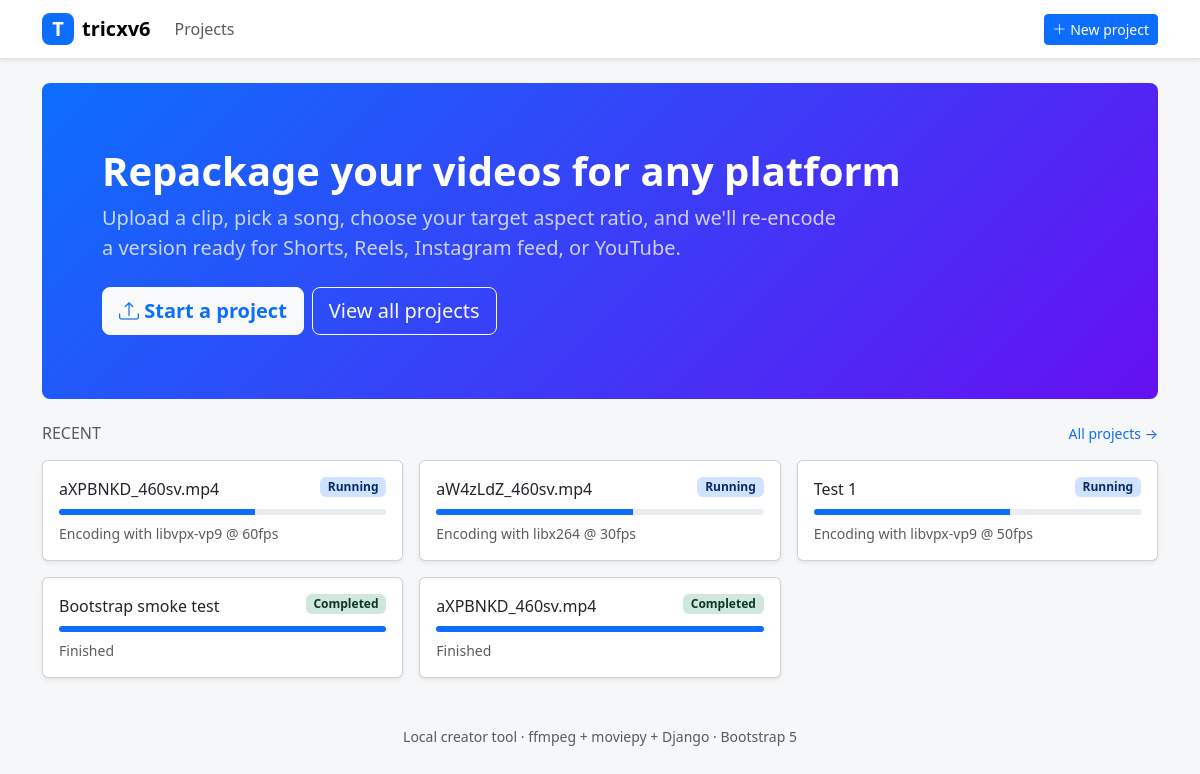
Before: / with the older database file.
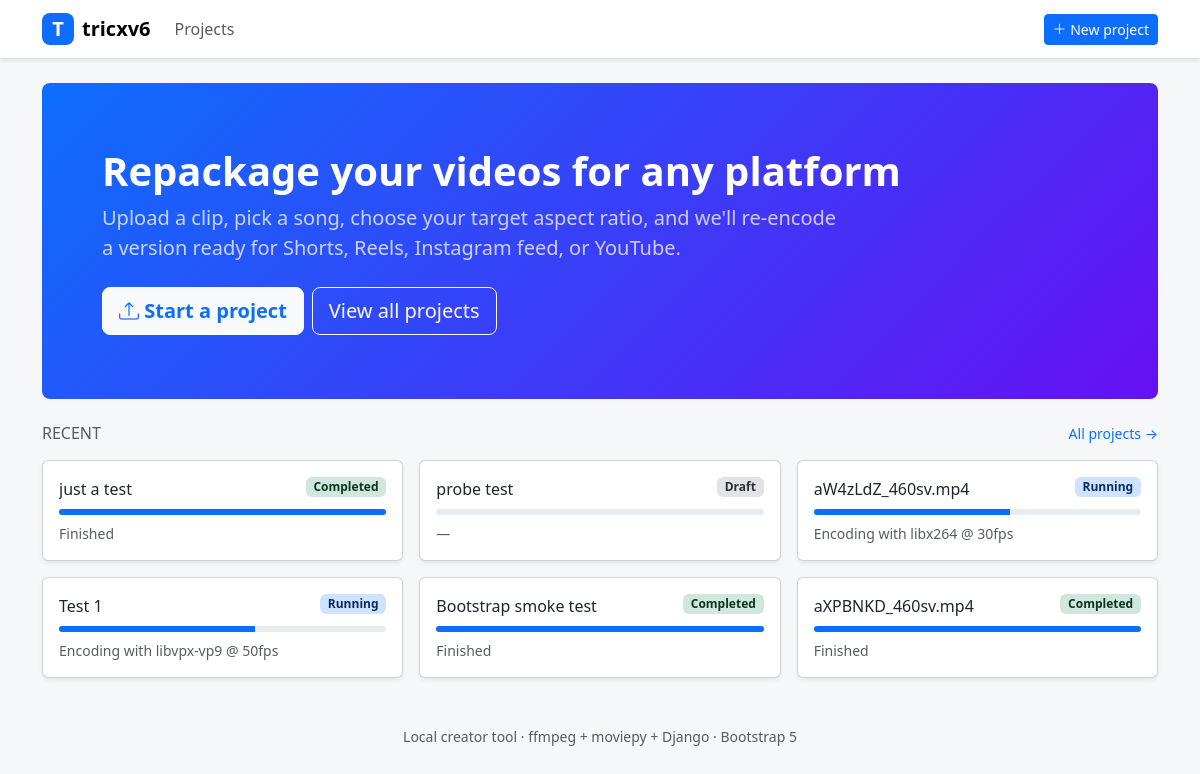
After: the same page with the newer database file.
### projects/models.py (models this page shows, shortened)
class VideoProject(models.Model):
    title = models.CharField(max_length=200, blank=True)
    original = models.FileField(upload_to=upload_to_original)
    original_filename = models.CharField(max_length=255, blank=True)
    duration_seconds = models.FloatField(null=True, blank=True)
    width = models.IntegerField(null=True, blank=True)
    height = models.IntegerField(null=True, blank=True)
    song_url = models.URLField(blank=True)
    song_file = models.FileField(upload_to=upload_to_audio, blank=True)
    music_volume = models.FloatField(
        default=0.8, help_text="Background music volume 0.0–1.0"
    )
    original_audio_volume = models.FloatField(
        default=0.2, help_text="Original audio volume 0.0–1.0"
    )
    aspect_ratio = models.CharField(
        max_length=10, choices=ASPECT_RATIO_CHOICES, default="9:16"
    )
    pad_color = models.CharField(
        max_length=7, default="#000000", help_text="Background padding colour (hex)"
    )
    codec = models.CharField(max_length=20, choices=CODEC_CHOICES, default="libx264")
    fps = models.IntegerField(choices=FPS_CHOICES, default=30)
    bitrate = models.CharField(max_length=10, choices=BITRATE_CHOICES, default="2M")
    max_duration = models.IntegerField(
        default=0, help_text="Trim to N seconds (0 = keep full duration)"
    )
    start_seconds = models.FloatField(
        default=0.0, help_text="Trim start point in seconds (0 = from beginning)"
    )
    end_seconds = models.FloatField(
        default=0.0, help_text="Trim end point in seconds (0 = until end of clip)"
    )
    ken_burns = models.BooleanField(
        default=False, help_text="Slow pan/zoom (good for photo slideshows)"
    )
    output = models.FileField(upload_to=upload_to_output, blank=True)
    output_filename = models.CharField(max_length=255, blank=True)
    output_size_bytes = models.BigIntegerField(null=True, blank=True)
    status = models.CharField(max_length=20, choices=STATUS_CHOICES, default="draft")
    progress = models.IntegerField(default=0, help_text="0–100")
    current_stage = models.CharField(max_length=100, blank=True)
    error_message = models.TextField(blank=True)
    log = models.TextField(blank=True)
    created_at = models.DateTimeField(default=timezone.now)
    updated_at = models.DateTimeField(auto_now=True)
    started_at = models.DateTimeField(null=True, blank=True)
    completed_at = models.DateTimeField(null=True, blank=True)
    class Meta:
        ordering = ["-created_at"]

### projects/views.py (the view)
# urls.py: path("", views.index, name="index"),
def index(request):
    recent = VideoProject.objects.all()[:6]
    return render(request, "projects/index.html", {"recent": recent})

### templates/projects/index.html (shortened to what this page needs)
{% extends "base.html" %}
{% block content %}
<section class="p-4 p-md-5 mb-4 rounded-3 text-white" style="background: linear-gradient(135deg, #0d6efd 0%, #6610f2 100%);">
  <div class="container-fluid py-3">
    <h1 class="display-6 fw-bold">Repackage your videos for any platform</h1>
    <p class="col-md-9 fs-5 opacity-75 mt-2">
      Upload a clip, pick a song, choose your target aspect ratio, and we'll re-encode
      a version ready for Shorts, Reels, Instagram feed, or YouTube.
    </p>
    <div class="mt-4 d-flex flex-wrap gap-2">
      <a href="{% url 'project_new' %}" class="btn btn-light btn-lg fw-semibold text-primary">
        <i class="bi bi-upload"></i> Start a project
      </a>
      <a href="{% url 'project_list' %}" class="btn btn-outline-light btn-lg">
        View all projects
      </a>
    </div>
  </div>
</section>
<section>
  <div class="d-flex align-items-center justify-content-between mb-3">
    <h2 class="h6 text-uppercase text-muted mb-0">Recent</h2>
    <a href="{% url 'project_list' %}" class="small text-decoration-none">All projects →</a>
  </div>
  {% if recent %}
    <div class="row g-3">
      {% for p in recent %}
        <div class="col-12 col-md-6 col-lg-4">
          <a href="{% url 'project_detail' pk=p.pk %}" class="text-decoration-none text-reset">
            <div class="card shadow-sm h-100">
              <div class="card-body">
                <div class="d-flex justify-content-between align-items-start mb-2">
                  <span class="fw-medium text-truncate" title="{{ p.title|default:p.original_filename }}">
                    {{ p.title|default:p.original_filename|default:p.pk }}
                  </span>
                  {% if p.status == 'done' %}
                    <span class="badge bg-success-subtle text-success-emphasis">{{ p.get_status_display }}</span>
                  {% elif p.status == 'failed' %}
                    <span class="badge bg-danger-subtle text-danger-emphasis">{{ p.get_status_display }}</span>
                  {% elif p.status == 'running' %}
                    <span class="badge bg-primary-subtle text-primary-emphasis">{{ p.get_status_display }}</span>
                  {% elif p.status == 'queued' %}
                    <span class="badge bg-warning-subtle text-warning-emphasis">{{ p.get_status_display }}</span>
                  {% else %}
                    <span class="badge bg-secondary-subtle text-secondary-emphasis">{{ p.get_status_display }}</span>
                  {% endif %}
                </div>
                <div class="progress" role="progressbar" style="height: 6px;"
                     aria-valuenow="{{ p.progress }}" aria-valuemin="0" aria-valuemax="100">
                  <div class="progress-bar bg-primary" style="width: {{ p.progress }}%"></div>
                </div>
                <p class="small text-muted mt-2 mb-0">{{ p.current_stage|default:"—" }}</p>
              </div>
            </div>
          </a>
        </div>
      {% endfor %}
    </div>
  {% endif %}
</section>
{% endblock %}

### templates/base.html (shortened to what this page needs)
{% load static %}<!doctype html>
<html lang="en">
<head>
<link href="https://cdn.jsdelivr.net/npm/bootstrap@5.3.3/dist/css/bootstrap.min.css"
      rel="stylesheet"
>
<link rel="stylesheet" href="https://cdn.jsdelivr.net/npm/bootstrap-icons@1.11.3/font/bootstrap-icons.min.css">
</head>
<body>
<nav class="navbar navbar-expand-lg navbar-light bg-white border-bottom shadow-sm">
  <div class="container">
    <a class="navbar-brand d-flex align-items-center gap-2" href="{% url 'index' %}">
      <span class="app-brand-mark">T</span>
      <span class="fw-semibold">tricxv6</span>
    </a>
    <div class="collapse navbar-collapse" id="mainNav">
      <ul class="navbar-nav me-auto mb-2 mb-lg-0">
        <li class="nav-item"><a class="nav-link" href="{% url 'project_list' %}">Projects</a></li>
      </ul>
      <a href="{% url 'project_new' %}" class="btn btn-primary btn-sm">
        <i class="bi bi-plus-lg"></i> New project
      </a>
    </div>
  </div>
</nav>
<main class="container py-4">
  {% block content %}{% endblock %}
</main>
<footer class="container py-4 text-center text-muted small">
  Local creator tool · ffmpeg + moviepy + Django · Bootstrap 5
</footer>
</body>
</html>

### templates/base.html (style rules this page uses)
body { background: #f6f7f9; }
.app-brand-mark { width: 32px; height: 32px; display: inline-flex; align-items: center; justify-content: center; border-radius: 8px; background: #0d6efd; color: #fff; font-weight: 700; }

Changed rows visible on the page:
removed VideoProject: title "aXPBNKD_460sv.mp4", status "Running", progress 60 (drawn), current_stage "Encoding with libvpx-vp9 @ 60fps"
added VideoProject: title "just a test", status "Completed", progress 100 (drawn), current_stage "Finished"
added VideoProject: title "probe test", status "Draft", progress 0 (drawn), current_stage "—"
